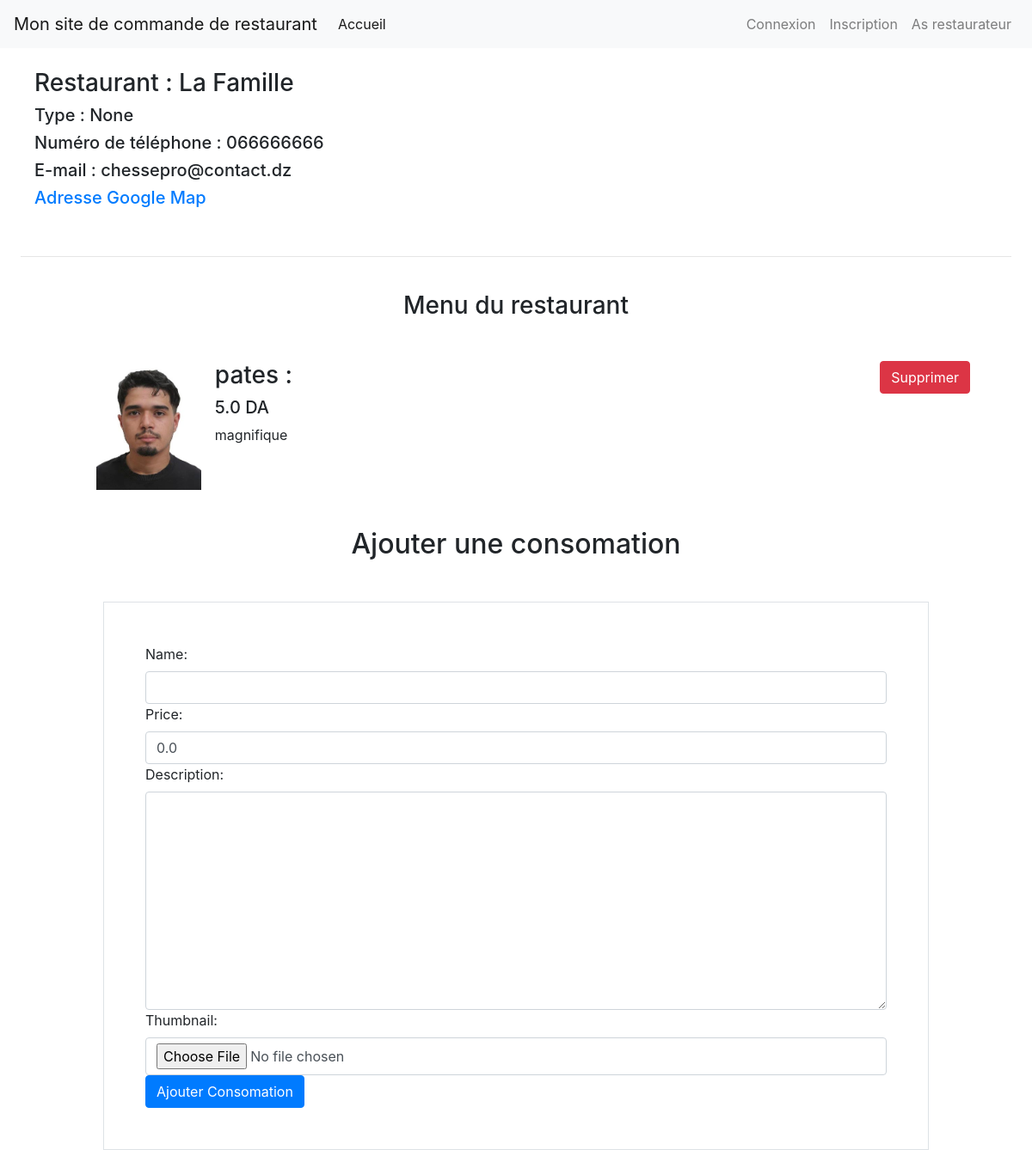
The app's page /register/restaurateur/espace_restaurant/1 with its own data.
### app1/models.py (models this page shows, shortened)
class Restaurant(models.Model):
    proprietaire = models.ForeignKey('Restaurateur', on_delete=models.CASCADE, null=False, blank=True)
    resto_name = models.CharField(max_length=100)
    type = models.CharField(max_length=100, null=True, blank=True)
    phone_resto = models.CharField(max_length=15)
    mail_address = models.CharField(max_length=200)
    address = models.CharField(max_length=200)
    map_url = models.URLField(blank=True, null=True)

class Product(models.Model):
    name = models.CharField(max_length=128)
    slug = models.SlugField(unique=True, max_length=255, blank=True, null=True, editable=False)
    price = models.FloatField(default=0.0)
    description = models.TextField(blank=True)
    thumbnail = models.ImageField(upload_to="products", blank=True, null=True)
    restaurant = models.ForeignKey(Restaurant, on_delete=models.CASCADE, related_name='products')    # menu = models.ForeignKey(Menu, on_delete=models.CASCADE, related_name='products')

### app1/views.py (the view)
# urls.py: path('register/restaurateur/espace_restaurant/<int:pk>', views.espace_restaurant, name = 'espace_restaurant'),
def espace_restaurant(request, pk):
    resto = Restaurant.objects.get(id = pk)
    produits = Product.objects.filter(restaurant_id = resto.id)
    orders = Order.objects.filter(product__restaurant=resto, processed=False)
    num_orders = orders.count()
    form = ProduitForm()
    return render(request, 'app1/espace_restaurant.html', context={"form": form, "resto": resto, "produits": produits, "num_orders":num_orders})

### app1/forms.py
class ProduitForm(forms.ModelForm):
    class Meta:
        model = Product
        fields = ['name', 'price', 'description', 'thumbnail']

### templates/app1/espace_restaurant.html (shortened to what this page needs)
{% extends 'base.html' %}
{% block content %}
<div class="left m-3">
    <h3>Restaurant : {{resto.resto_name}}</h3>
    <h5>Type : {{resto.type}}</h5>
    <h5>Numéro de téléphone :  {{resto.phone_resto}}</h5>
    <h5>E-mail : {{resto.mail_address}}</h5>
    <h5><a href="{{ resto.map_url }}">Adresse Google Map</a></h5>
</div>
<br><hr><br>
<div>
    <center><h3>Menu du restaurant</h3></center>
    <ul class="m-5">
        {% if produits%}
        {% for produit in produits %}
        <li style="display:block;clear:both;">
            {% if produit.thumbnail%}
                <img src="{{ produit.thumbnail.url }}" alt="" height="150" class="float-left mr-3">
            {%endif%}
            <a href="{% url 'supprimer_produit' produit.id%}" class="btn btn-danger float-right">Supprimer</a>
            <h3>{{produit.name}} : </h3>
            <h5>{{produit.price}} DA</h5>
            <p>{{produit.description}}</p>
        </li>
        {% endfor %}
        {% else %}
        <center>Vous pouvez insérer à votre produit</center>
        {%endif%}
    </ul>
</div>
<div class="m-5">
<br><br>
<center><h2>Ajouter une consomation </h2></center>
    <form method="POST" action="{% url 'ajout_produit' resto.id %}" class="border p-5 m-5" enctype="multipart/form-data">
        {{ form.as_div }}
        <button type="submit" class="btn btn-primary">Ajouter Consomation</button>
    </form>
</div>
{% endblock %}

### templates/base.html (style rules this page uses)
html { height: 100%; }
body { background-size: cover; background-repeat: no-repeat; background-position: center center; height: 100%; }

### records on screen
Restaurant: resto_name "La Famille", type "None", phone_resto "066666666", mail_address "chessepro@contact.dz"
Product: thumbnail (picture), name "pates", price "5.0", description "magnifique"
